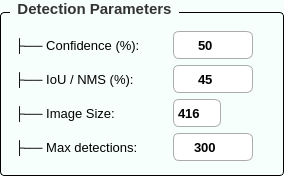
               <widget class="QGroupBox" name="groupBox_detection">
                <property name="sizePolicy">
                 <sizepolicy hsizetype="Expanding" vsizetype="Preferred">
                  <horstretch>3</horstretch>
                  <verstretch>0</verstretch>
                 </sizepolicy>
                </property>
                <property name="font">
                 <font>
                  <family>Segoe UI</family>
                  <pointsize>-1</pointsize>
                  <weight>75</weight>
                  <bold>true</bold>
                 </font>
                </property>
                <property name="styleSheet">
                 <string notr="true">/* Khung chính của GroupBox */
QGroupBox {
    background-color: #F7FFFD; /* Màu nền theo yêu cầu của bạn */
    border: 1px solid #000000; /* Viền xám mảnh để định hình khối */
    border-radius: 4px;        /* Bo tròn góc 4px đồng bộ với QPushButton */
    margin-top: 12px;          /* Tạo khoảng cách phía trên để nhường chỗ cho chữ tiêu đề */
    font-size: 15px;           /* Kích thước chữ tiêu đề */
    font-weight: bold;         /* Làm đậm chữ tiêu đề */
    color: #333333;            /* Màu chữ tiêu đề */
}

/* Tùy chỉnh vị trí của chữ tiêu đề GroupBox */
QGroupBox::title {
    subcontrol-origin: margin;
    subcontrol-position: top left; /* Đặt tiêu đề ở góc trên bên trái */
    left: 10px;                    /* Đẩy chữ dịch vào trong một chút cho đẹp */
    padding: 0px 5px;              /* Khoảng cách đệm xung quanh chữ */
}
</string>
                </property>
                <property name="title">
                 <string>Detection Parameters</string>
                </property>
                <layout class="QVBoxLayout" name="vlayout_group_detection">
                 <property name="leftMargin">
                  <number>14</number>
                 </property>
                 <property name="topMargin">
                  <number>18</number>
                 </property>
                 <property name="rightMargin">
                  <number>14</number>
                 </property>
                 <property name="bottomMargin">
                  <number>14</number>
                 </property>
                 <item>
                  <layout class="QHBoxLayout" name="hlayout_conf">
                   <property name="spacing">
                    <number>8</number>
                   </property>
                   <item>
                    <widget class="QLabel" name="label_6">
                     <property name="minimumSize">
                      <size>
                       <width>150</width>
                       <height>0</height>
                      </size>
                     </property>
                     <property name="maximumSize">
                      <size>
                       <width>120</width>
                       <height>16777215</height>
                      </size>
                     </property>
                     <property name="font">
                      <font>
                       <pointsize>10</pointsize>
                      </font>
                     </property>
                     <property name="text">
                      <string>├── Confidence (%):</string>
                     </property>
                    </widget>
                   </item>
                   <item>
                    <widget class="QSpinBox" name="spinBox_confidenc_score">
                     <property name="minimumSize">
                      <size>
                       <width>80</width>
                       <height>28</height>
                      </size>
                     </property>
                     <property name="font">
                      <font>
                       <family>Segoe UI</family>
                       <pointsize>10</pointsize>
                       <weight>75</weight>
                       <bold>true</bold>
                      </font>
                     </property>
                     <property name="styleSheet">
                      <string notr="true">QSpinBox { border: 1px solid #ababab; border-radius: 6px; }
QSpinBox::up-button, QSpinBox::down-button { border: none; }
</string>
                     </property>
                     <property name="alignment">
                      <set>Qt::AlignCenter</set>
                     </property>
                     <property name="minimum">
                      <number>1</number>
                     </property>
                     <property name="maximum">
                      <number>100</number>
                     </property>
                     <property name="value">
                      <number>50</number>
                     </property>
                    </widget>
                   </item>
                   <item>
                    <widget class="QLabel" name="label">
                     <property name="font">
                      <font>
                       <pointsize>10</pointsize>
                      </font>
                     </property>
                     <property name="text">
                      <string/>
                     </property>
                    </widget>
                   </item>
                  </layout>
                 </item>
                 <item>
                  <layout class="QHBoxLayout" name="hlayout_iou">
                   <property name="spacing">
                    <number>8</number>
                   </property>
                   <item>
                    <widget class="QLabel" name="label_20">
                     <property name="minimumSize">
                      <size>
                       <width>150</width>
                       <height>0</height>
                      </size>
                     </property>
                     <property name="maximumSize">
                      <size>
                       <width>120</width>
                       <height>16777215</height>
                      </size>
                     </property>
                     <property name="font">
                      <font>
                       <pointsize>10</pointsize>
                      </font>
                     </property>
                     <property name="text">
                      <string>├── IoU / NMS (%):</string>
                     </property>
                    </widget>
                   </item>
                   <item>
                    <widget class="QSpinBox" name="spinBox_iou">
                     <property name="minimumSize">
                      <size>
                       <width>80</width>
                       <height>28</height>
                      </size>
                     </property>
                     <property name="font">
                      <font>
                       <family>Segoe UI</family>
                       <pointsize>10</pointsize>
                       <weight>75</weight>
                       <bold>true</bold>
                      </font>
                     </property>
                     <property name="styleSheet">
                      <string notr="true">QSpinBox { border: 1px solid #ababab; border-radius: 6px; }
QSpinBox::up-button, QSpinBox::down-button { border: none; }
</string>
                     </property>
                     <property name="alignment">
                      <set>Qt::AlignCenter</set>
                     </property>
                     <property name="minimum">
                      <number>1</number>
                     </property>
                     <property name="maximum">
                      <number>100</number>
                     </property>
                     <property name="value">
                      <number>45</number>
                     </property>
                    </widget>
                   </item>
                   <item>
                    <widget class="QLabel" name="label_22">
                     <property name="font">
                      <font>
                       <pointsize>10</pointsize>
                      </font>
                     </property>
                     <property name="text">
                      <string/>
                     </property>
                    </widget>
                   </item>
                  </layout>
                 </item>
                 <item>
                  <layout class="QHBoxLayout" name="hlayout_imgsz">
                   <property name="spacing">
                    <number>8</number>
                   </property>
                   <item>
                    <widget class="QLabel" name="label_4">
                     <property name="minimumSize">
                      <size>
                       <width>150</width>
                       <height>0</height>
                      </size>
                     </property>
                     <property name="maximumSize">
                      <size>
                       <width>120</width>
                       <height>16777215</height>
                      </size>
                     </property>
                     <property name="font">
                      <font>
                       <pointsize>10</pointsize>
                      </font>
                     </property>
                     <property name="text">
                      <string>├── Image Size:</string>
                     </property>
                    </widget>
                   </item>
                   <item>
                    <widget class="QComboBox" name="comboBox_imgsz">
                     <property name="minimumSize">
                      <size>
                       <width>0</width>
                       <height>28</height>
                      </size>
                     </property>
                     <property name="font">
                      <font>
                       <family>Segoe UI</family>
                       <pointsize>10</pointsize>
                       <weight>75</weight>
                       <bold>true</bold>
                      </font>
                     </property>
                     <property name="styleSheet">
                      <string notr="true">QComboBox { border: 1px solid #ababab; border-radius: 6px; }
QComboBox::drop-down { border: none; }
</string>
                     </property>
                     <item>
                      <property name="text">
                       <string>416</string>
                      </property>
                     </item>
                     <item>
                      <property name="text">
                       <string>608</string>
                      </property>
                     </item>
                     <item>
                      <property name="text">
                       <string>640</string>
                      </property>
                     </item>
                     <item>
                      <property name="text">
                       <string>768</string>
                      </property>
                     </item>
                     <item>
                      <property name="text">
                       <string>810</string>
                      </property>
                     </item>
                     <item>
                      <property name="text">
                       <string>1048</string>
                      </property>
                     </item>
                    </widget>
                   </item>
                   <item>
                    <widget class="QLabel" name="label_23">
                     <property name="font">
                      <font>
                       <pointsize>10</pointsize>
                      </font>
                     </property>
                     <property name="text">
                      <string/>
                     </property>
                    </widget>
                   </item>
                  </layout>
                 </item>
                 <item>
                  <layout class="QHBoxLayout" name="hlayout_maxdet">
                   <property name="spacing">
                    <number>8</number>
                   </property>
                   <item>
                    <widget class="QLabel" name="label_21">
                     <property name="minimumSize">
                      <size>
                       <width>150</width>
                       <height>0</height>
                      </size>
                     </property>
                     <property name="maximumSize">
                      <size>
                       <width>120</width>
                       <height>16777215</height>
                      </size>
                     </property>
                     <property name="font">
                      <font>
                       <pointsize>10</pointsize>
                      </font>
                     </property>
                     <property name="text">
                      <string>├── Max detections:</string>
                     </property>
                    </widget>
                   </item>
                   <item>
                    <widget class="QSpinBox" name="spinBox_max_detection">
                     <property name="minimumSize">
                      <size>
                       <width>80</width>
                       <height>28</height>
                      </size>
                     </property>
                     <property name="font">
                      <font>
                       <family>Segoe UI</family>
                       <pointsize>10</pointsize>
                       <weight>75</weight>
                       <bold>true</bold>
                      </font>
                     </property>
                     <property name="styleSheet">
                      <string notr="true">QSpinBox { border: 1px solid #ababab; border-radius: 6px; }
QSpinBox::up-button, QSpinBox::down-button { border: none; }
</string>
                     </property>
                     <property name="alignment">
                      <set>Qt::AlignCenter</set>
                     </property>
                     <property name="minimum">
                      <number>1</number>
                     </property>
                     <property name="maximum">
                      <number>1000</number>
                     </property>
                     <property name="value">
                      <number>300</number>
                     </property>
                    </widget>
                   </item>
                   <item>
                    <widget class="QLabel" name="label_24">
                     <property name="font">
                      <font>
                       <pointsize>10</pointsize>
                      </font>
                     </property>
                     <property name="text">
                      <string/>
                     </property>
                    </widget>
                   </item>
                  </layout>
                 </item>
                </layout>
               </widget>
